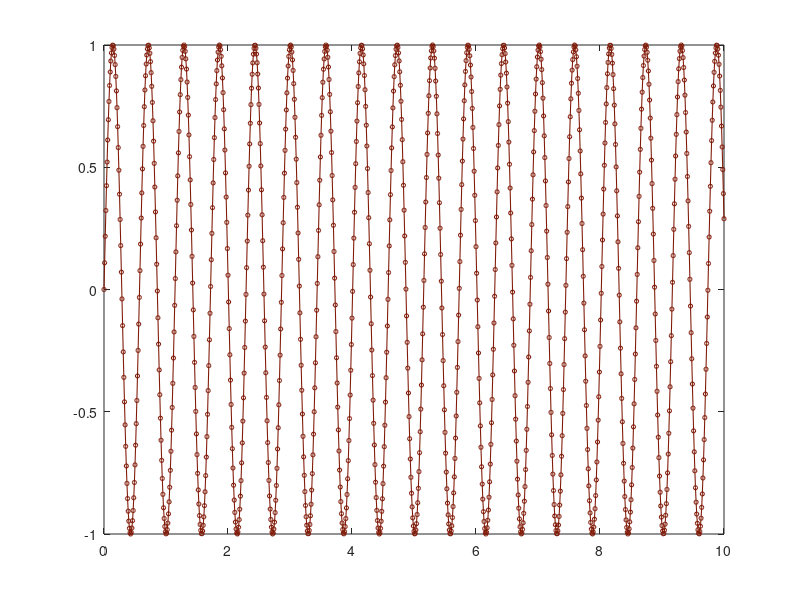

The MATLAB source for this figure:
% A simple sine waveform generator for Matlab

clc;
clear;
close;

%% INPUTS
freq = 100;   % frequency of 100 Hz
t    = 0:0.01:10; % 10 second long vector

% Output waveform
Out_wave = sind(2*pi*freq*t);


%% Graphing
plot(t, Out_wave, 'o-', 'LineStyle', '-', 'Color', [0.5 0.1 0.03], 'LineWidth', 0.78, 'MarkerSize', 3);